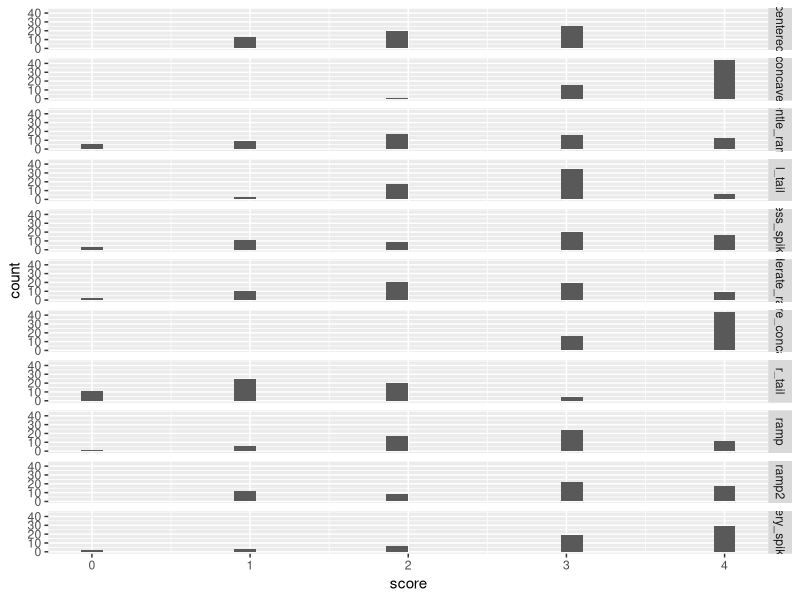

Generate this figure with R:
library(ggplot2)
samp_size = 60

likert_beta = function(n, a, b){
        round(rbeta(n, a, b) * 4)
}

centered      = likert_beta(samp_size, 2,   2)
r_tail        = likert_beta(samp_size, 2,   4)
l_tail        = likert_beta(samp_size, 4,   2)
concave       = likert_beta(samp_size, 8,   1)
more_concave  = likert_beta(samp_size, 8,   0.9)
ramp          = likert_beta(samp_size, 2,   0.9)
gentle_ramp   = likert_beta(samp_size, 1.1, 0.9)
ramp2         = likert_beta(samp_size, 2,   1)
moderate_ramp = likert_beta(samp_size, 1.5, 1)
very_spiky    = likert_beta(samp_size, 1.5, 0.5)
less_spiky    = likert_beta(samp_size, 1,   0.5)



samp_names = c("centered", "r_tail", "l_tail", "concave", "more_concave", "ramp", "gentle_ramp", "ramp2", "moderate_ramp", "very_spiky", "less_spiky")

X = data.frame(score = centered, pop_name = rep("centered", length(centered)))

for (s in samp_names[-1]){
	temp_vec = eval(parse(text=s))
	temp_frame = data.frame(score = temp_vec, pop_name = rep(s, length(temp_vec)))
	X = rbind(X, temp_frame)
}


p = ggplot(X, aes(score)) + geom_histogram()
p + facet_grid(rows = vars(pop_name))





wilcox.test(ramp, gentle_ramp)
